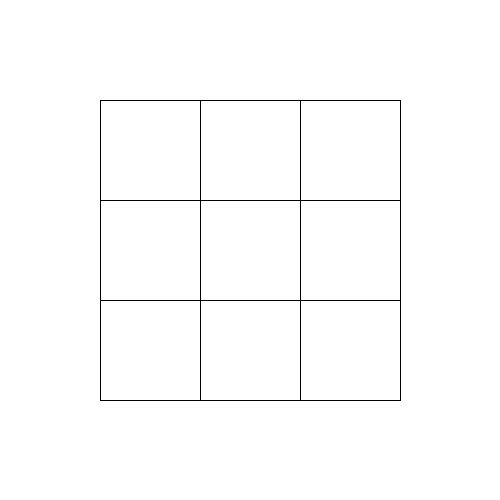
Frame 1 (no input)
Frame 60 (the mouse pressed at the canvas centre just before this capture): identical to frame 1, image omitted
Frame 120 (the mouse held since frame 60 and released just before this capture): identical to frame 1, image omitted

The Processing sketch that drew this single still picture (run headless with seeded random() and noise(); from frame 60 on, the mouse is pressed at the canvas centre):

// Processing sketch: TicTacToe
// ── TicTacToe.pde
void setup() {

  size(500, 500);
  background(255, 255, 255);

  int xWaarde = 100;
  int yWaarde = 100;

  for (int i = 0; i < 3; i++) {
    for (int j = 0; j < 3; j++) {
      rect(xWaarde, yWaarde, 100, 100);
      yWaarde += 100;
    }
    yWaarde = 100;
    xWaarde += 100;
  }

}

void draw() {
   println(mouseX + "x");
  println(mouseY + "y");
}

void mousePressed() {
  boolean click = false;
    fill(255,255,255);
    if (click = false);
    ellipse(mouseX, mouseY, 75,75);
  } 
   
  
